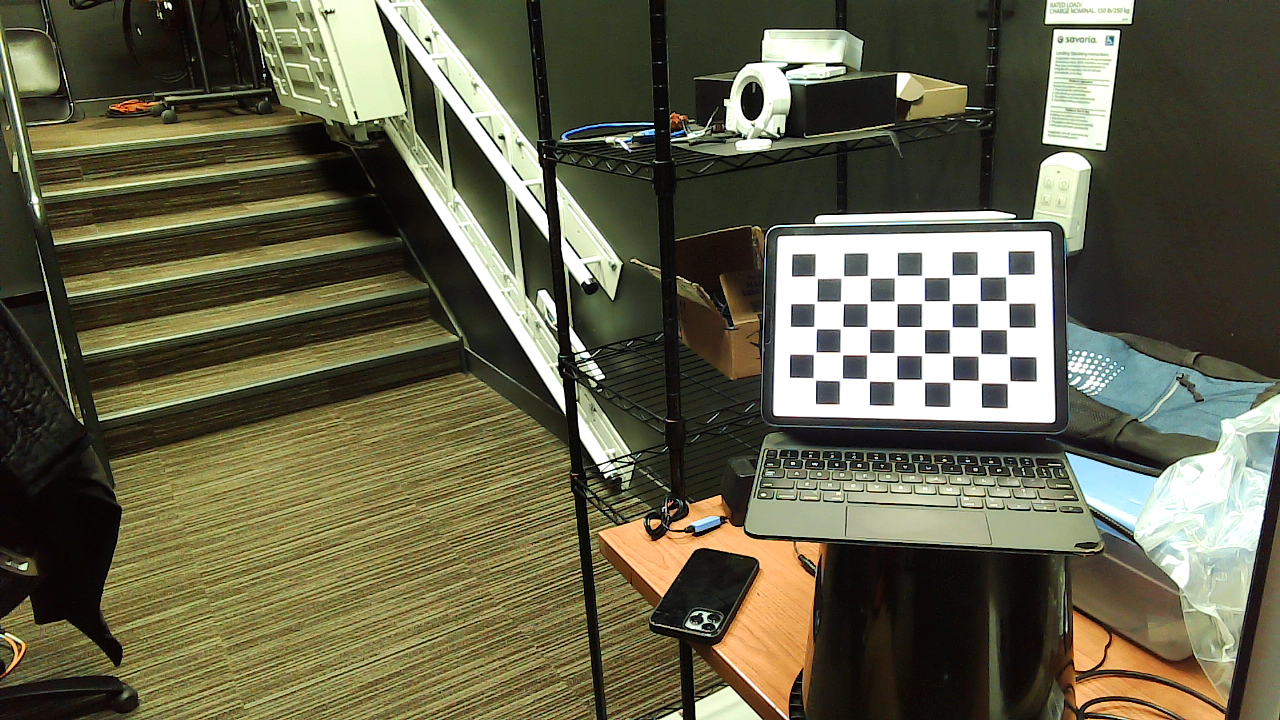
#> input picture belle_thesis/frames/camera0_0.png, 1280 x 720 px, given in place of the camera
$ python opencv_videodraw.py   (older library calls are emulated)
#> lines starting #> are read from the running program, lines starting #| are printed output that depends on the picture; after the words box and inside, x2 and y2 are one past the last pixel; in counts of white or black regions, pixels touching at a corner belong together
#> further down, img is the input picture: shape (720, 1280, 3); mean B, G, R 74, 97.4, 99.7
# importing the modules
import cv2
import numpy as np

# set Width and Height of output Screen
frameWidth = 640
frameHeight = 480

# capturing Video from Webcam
cap = cv2.VideoCapture(0)
cap.set(3, frameWidth)
cap.set(4, frameHeight)

# set brightness, id is 10 and
# value can be changed accordingly
cap.set(10,150)

# object color values
myColors = [[5, 107, 0, 19, 255, 255],
			[133, 56, 0, 159, 156, 255],
			[57, 76, 0, 100, 255, 255],
			[90, 48, 0, 118, 255, 255]]

# color values which will be used to paint
# values needs to be in BGR
myColorValues = [[51, 153, 255],
				[255, 0, 255],
				[0, 255, 0],
				[255, 0, 0]]

# [x , y , colorId ]
myPoints = []

# function to pick color of object
def findColor(img, myColors, myColorValues):

	# converting the image to HSV format
	imgHSV = cv2.cvtColor(img, cv2.COLOR_BGR2HSV)
#> imgHSV: shape (720, 1280, 3); mean H, S, V 32, 93.7, 103.5
	count = 0
	newPoints = []

	# running for loop to work with all colors
	for color in myColors:
		lower = np.array(color[0:3])
		upper = np.array(color[3:6])
		mask = cv2.inRange(imgHSV,lower,upper)
		x, y = getContours(mask)

		# making the circles
		cv2.circle(imgResult, (x,y), 15,
				myColorValues[count], cv2.FILLED)
		if x != 0 and y != 0:
			newPoints.append([x,y,count])
		count += 1
#> this loop made 4 passes
#> (x, y) on passes 1 to 4: (164, 2), (0, 0), (1131, 337), (1163, 326)
#> pass 1, in findColor, `mask = cv2.inRange(imgHSV,lower,upper)`:
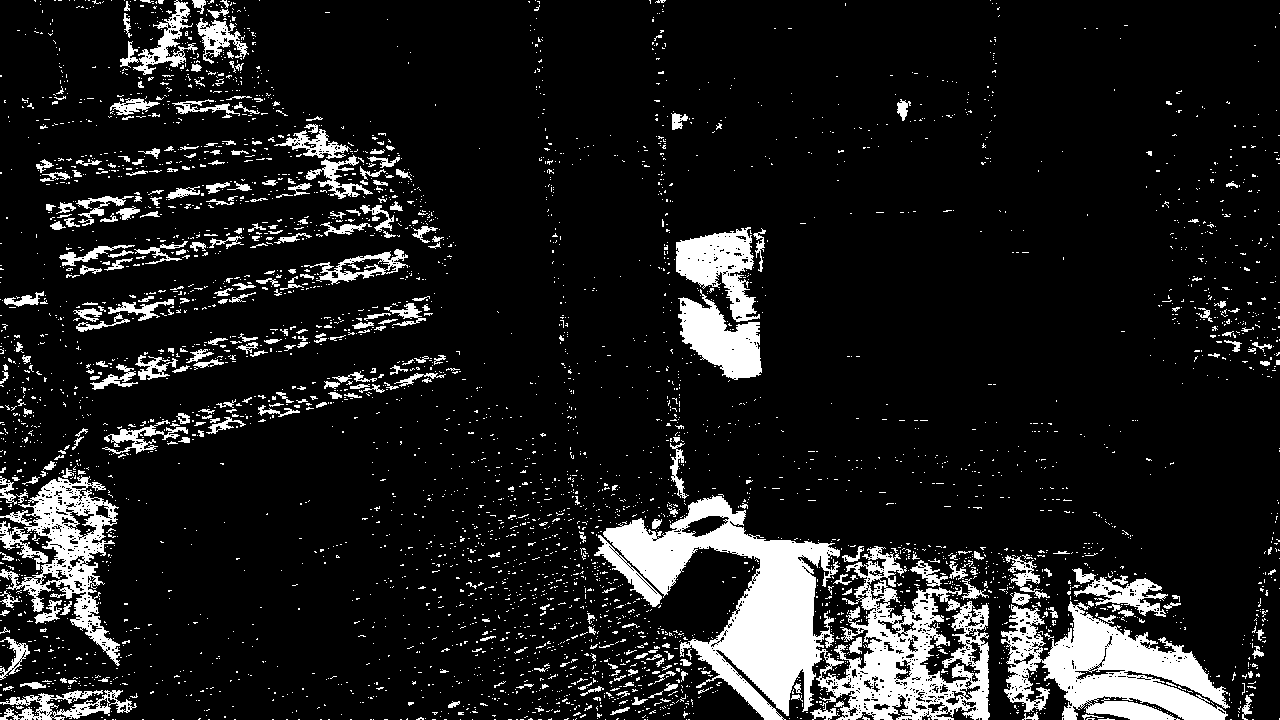
#> mask: shape (720, 1280); 11.8% white; 4321 white regions (3961 under 20 px), largest, box (x1, y1, x2, y2) and area: (603, 495, 990, 720) 32901, (1001, 601, 1230, 720) 14176, (0, 475, 120, 666) 7080
#> pass 3, in findColor, `mask = cv2.inRange(imgHSV,lower,upper)`:
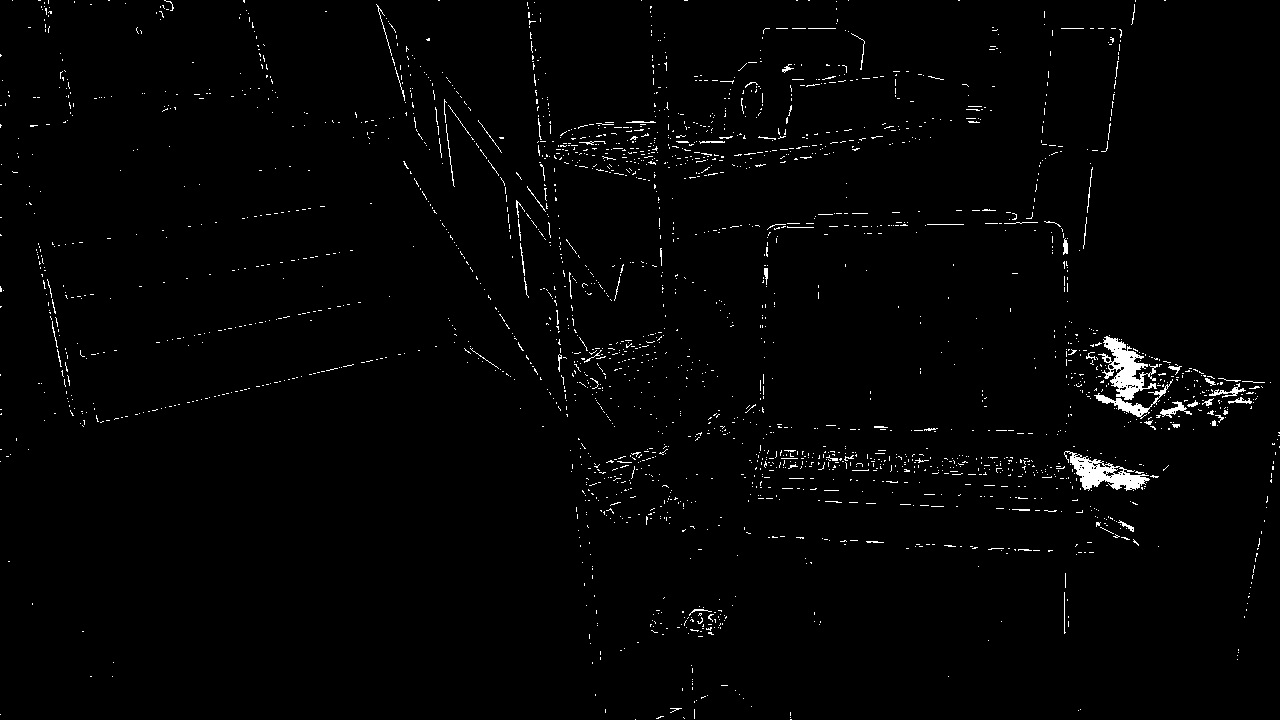
#> mask: shape (720, 1280); 1.5% white in thin lines or dots
#> after the loop:
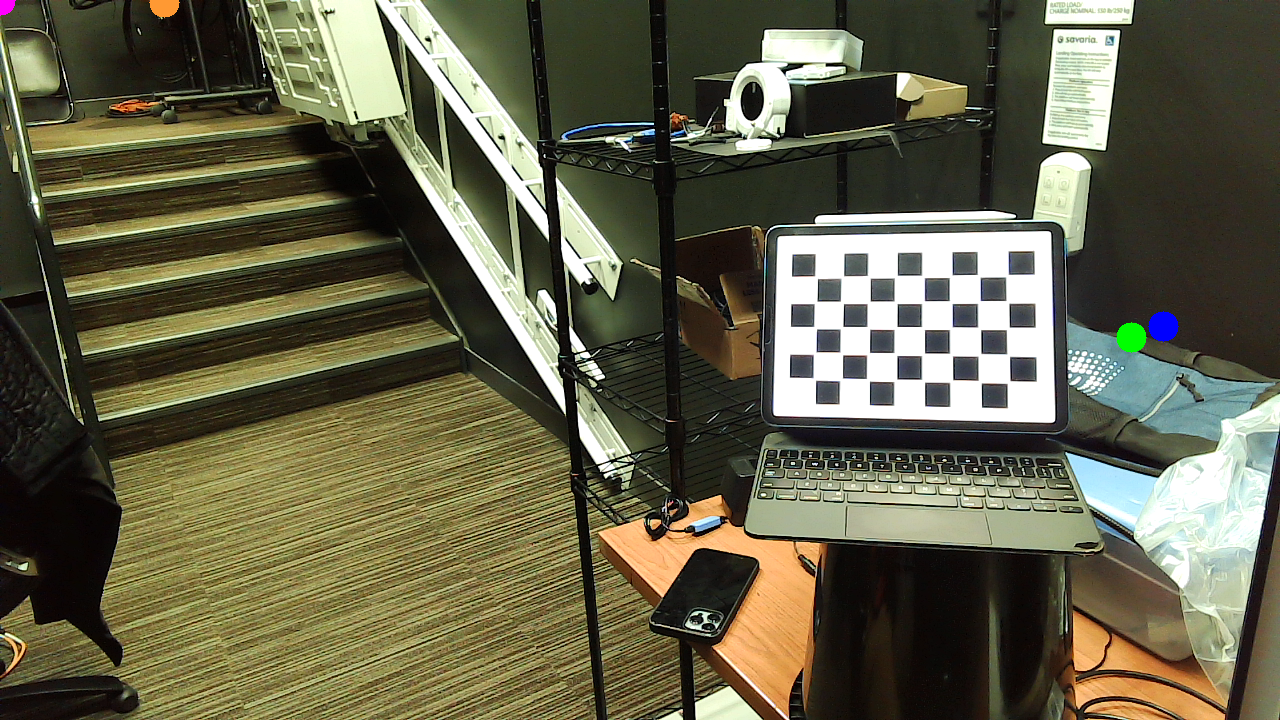
#> imgResult: shape (720, 1280, 3); 0.22% of pixels changed, all inside (x1, y1, x2, y2) = (0, 0, 1179, 353)
#> after the loop:
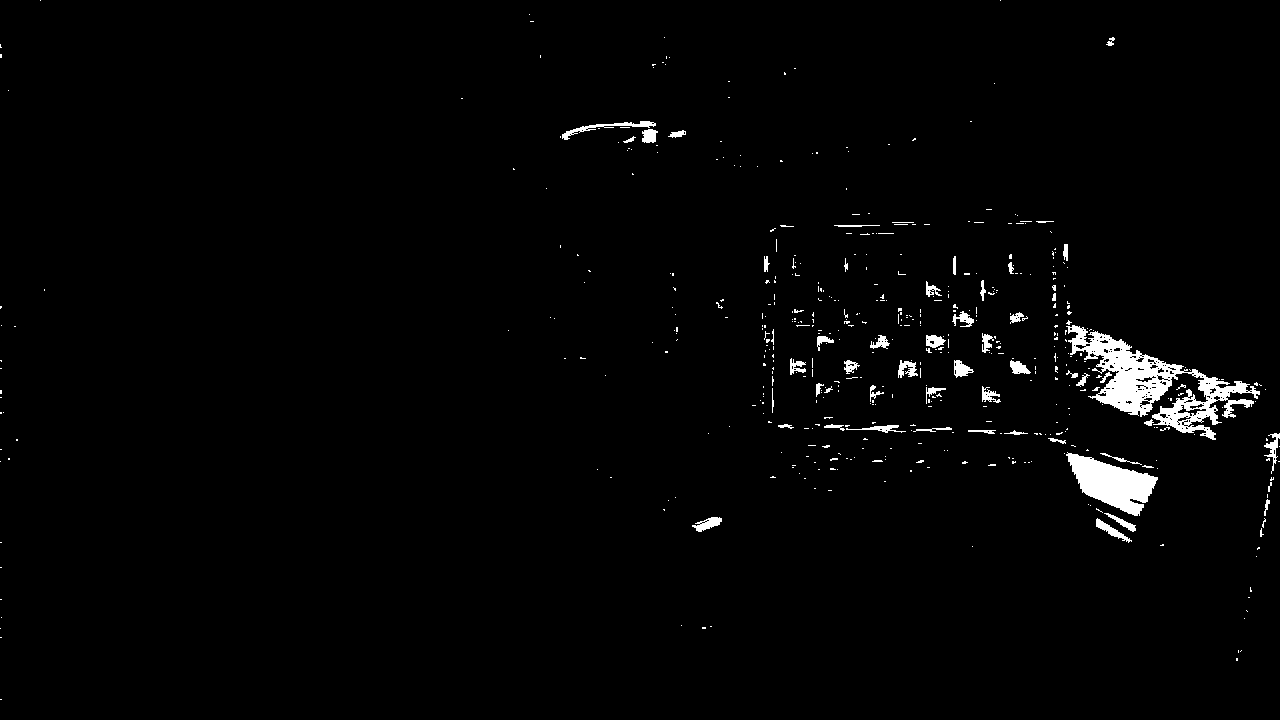
#> mask: shape (720, 1280); 1.8% white; 509 white regions (452 under 20 px), largest, box (x1, y1, x2, y2) and area: (1066, 325, 1260, 440) 6622, (1066, 452, 1158, 516) 3012, (562, 121, 656, 140) 389
#> after the loop, count = 4; newPoints = [[164, 2, 0], [1131, 337, 2], [1163, 326, 3]]
	return newPoints


# contours function used to improve accuracy of paint
def getContours(img):
	_, contours, hierarchy = cv2.findContours(img, cv2.RETR_EXTERNAL,
											cv2.CHAIN_APPROX_NONE)
	x, y, w, h = 0, 0, 0, 0

	# working with contours
	for cnt in contours:
		area = cv2.contourArea(cnt)
		if area > 500:
			peri = cv2.arcLength(cnt, True)
			approx = cv2.approxPolyDP(cnt, 0.02 * peri, True)
			x, y, w, h = cv2.boundingRect(approx)
	return x + w // 2, y


# draws your action on virtual canvas
def drawOnCanvas(myPoints, myColorValues):
	for point in myPoints:
		cv2.circle(imgResult, (point[0], point[1]),
				10, myColorValues[point[2]], cv2.FILLED)

# running infinite while loop so that
# program keep running until we close it
while True:
	success, img = cap.read()
	imgResult = img.copy()

	# finding the colors for the points
	newPoints = findColor(img, myColors, myColorValues)
#> newPoints = [[164, 2, 0], [1131, 337, 2], [1163, 326, 3]]
	if len(newPoints)!= 0:
		for newP in newPoints:
			myPoints.append(newP)
#> this loop made 3 passes
#> after the loop, myPoints = [[164, 2, 0], [1131, 337, 2], [1163, 326, 3]]
	if len(myPoints)!= 0:

		# drawing the points
		drawOnCanvas(myPoints, myColorValues)
#> the loop in drawOnCanvas, `for point in myPoints:` made 3 passes

	# displaying output on Screen
	cv2.imshow("Result", imgResult)

	# condition to break programs execution
	# press q to stop the execution of program
	if cv2.waitKey(1) and 0xFF == ord('q'):
#> (key q is pressed here)
		break

$ run again, on belle_thesis/frames/camera1_0.png
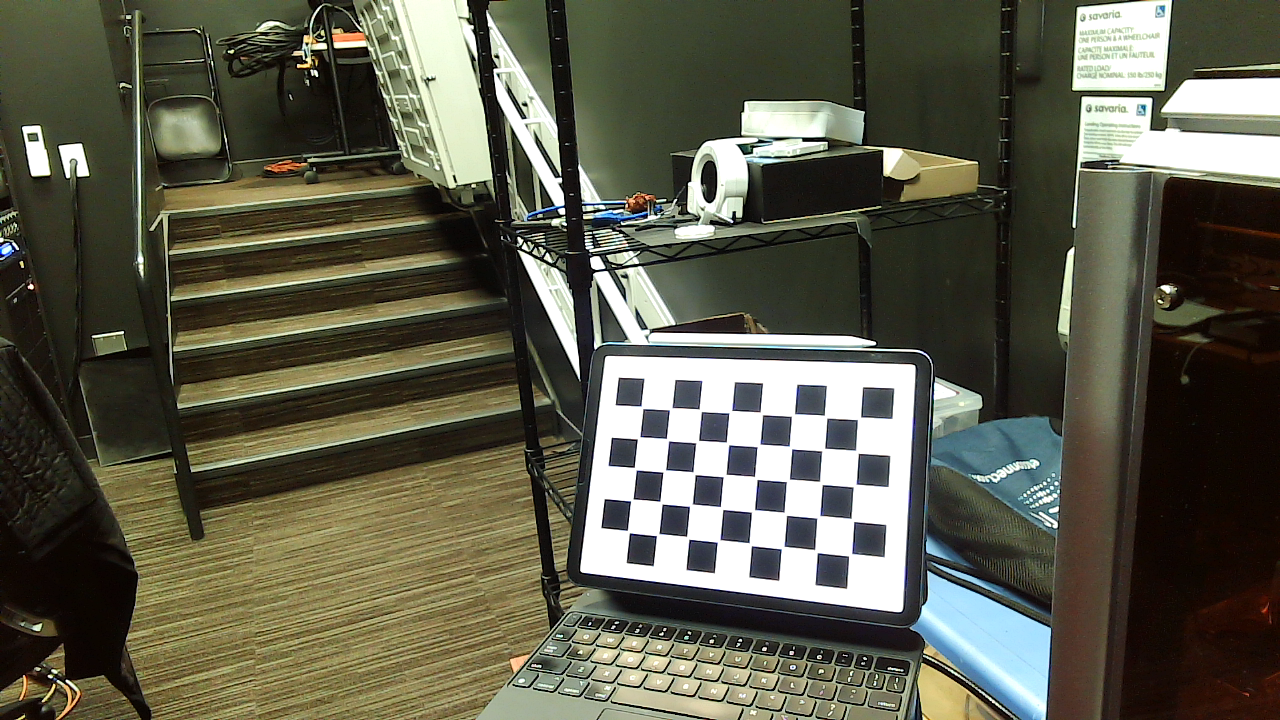
#> input picture belle_thesis/frames/camera1_0.png, 1280 x 720 px, given in place of the camera
#> img is the input picture: shape (720, 1280, 3); mean B, G, R 75.6, 92, 92.6
#> imgHSV: shape (720, 1280, 3); mean H, S, V 33, 92.4, 97.3
#> the loop in findColor, `for color in myColors:` made 4 passes
#> (x, y) on passes 1 to 4: (1191, 177), (0, 0), (994, 417), (747, 383)
#> pass 1, in findColor, `mask = cv2.inRange(imgHSV,lower,upper)`:
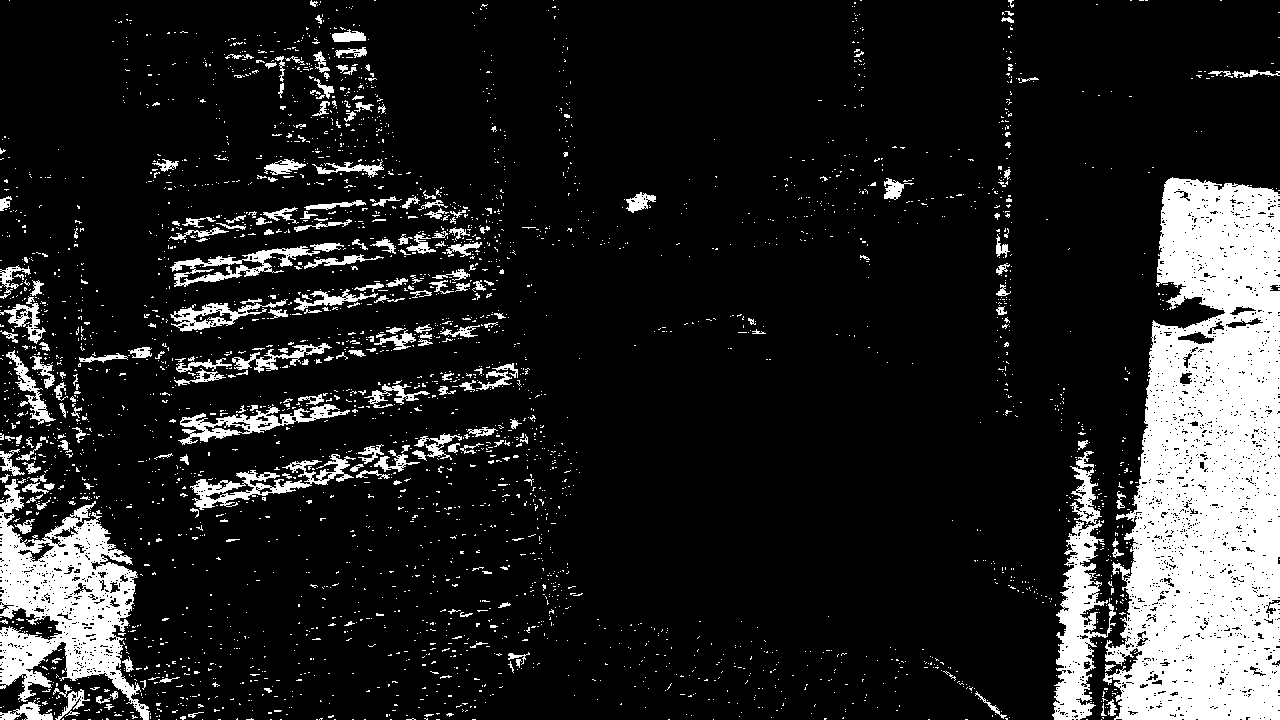
#> mask: shape (720, 1280); 14.1% white; 3272 white regions (3033 under 20 px), largest, box (x1, y1, x2, y2) and area: (1103, 177, 1280, 720) 68835, (0, 479, 150, 720) 16249, (1052, 451, 1116, 720) 6511
#> after the loop in findColor, `for color in myColors:`:
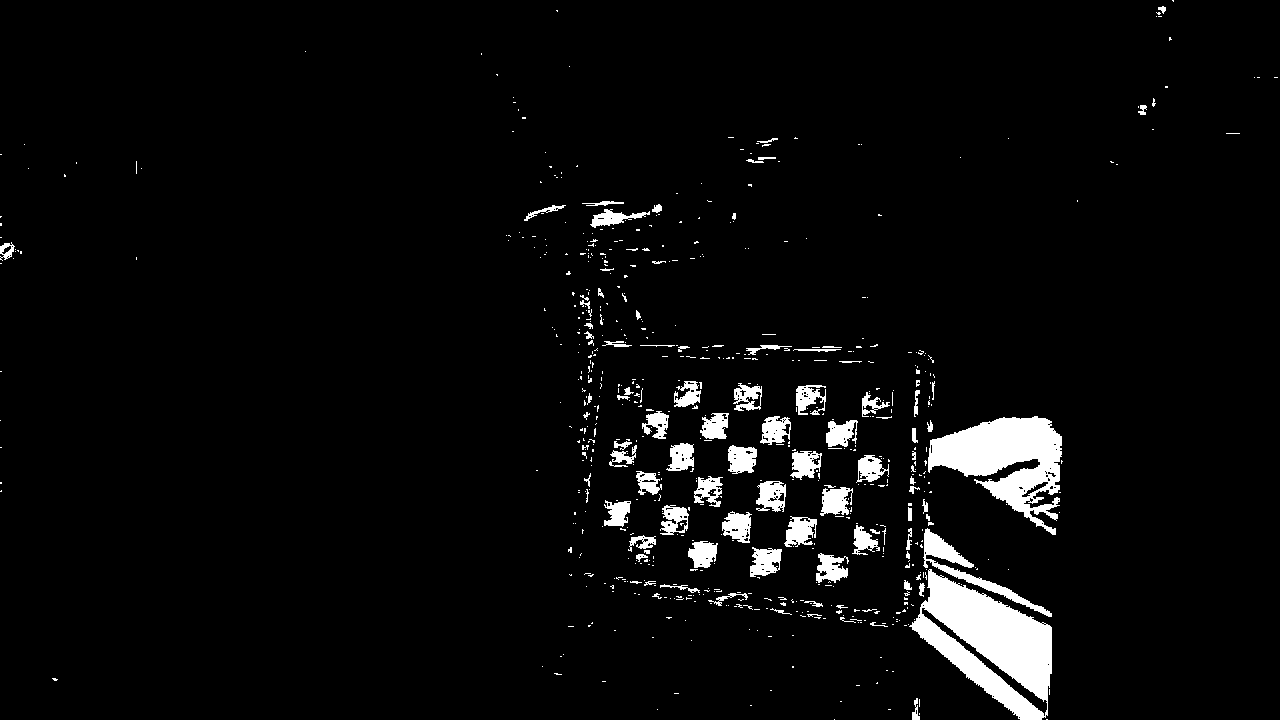
#> mask: shape (720, 1280); 4.3% white; 663 white regions (566 under 20 px), largest, box (x1, y1, x2, y2) and area: (909, 569, 1052, 720) 10674, (928, 416, 1062, 535) 8047, (923, 528, 1052, 617) 1728
#> after the loop in findColor, `for color in myColors:`: count = 4; newPoints = [[1191, 177, 0], [994, 417, 2], [747, 383, 3]]
#> the loop `for newP in newPoints:` made 3 passes
#> the loop in drawOnCanvas, `for point in myPoints:` made 3 passes
